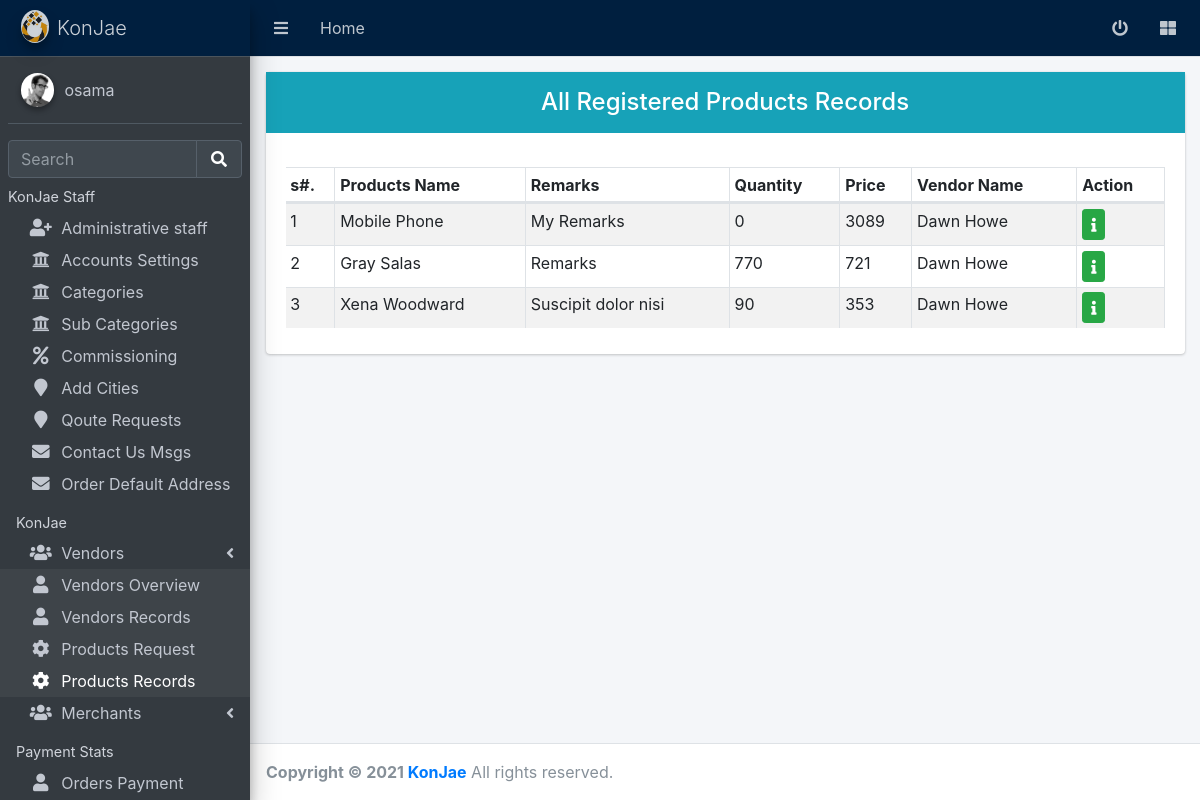
The page /admin/products_records.php (signed in) on the database its author committed.
### tables this page shows
CREATE TABLE `tbl_products` (
  `product_id` int(11) NOT NULL,
  `product_name` varchar(255) NOT NULL,
  `product_desc` longtext NOT NULL,
  `product_feature_image` varchar(255) NOT NULL,
  `product_price` int(11) NOT NULL,
  `product_remarks` longtext NOT NULL,
  `product_quantity` int(11) NOT NULL,
  `vendor_id` bigint(20) NOT NULL,
  `prod_id_unique` varchar(255) NOT NULL,
  `product_status` enum('approved','rejected','pending','disabled') NOT NULL DEFAULT 'pending',
  `created_at` timestamp NOT NULL DEFAULT current_timestamp()
);

CREATE TABLE `tbl_vendors` (
  `vendor_id` int(11) NOT NULL,
  `vend_name` varchar(255) NOT NULL,
  `vend_mobile` varchar(255) NOT NULL,
  `vend_email` varchar(255) NOT NULL,
  `vend_pass` varchar(255) NOT NULL,
  `vend_business_name` varchar(255) DEFAULT NULL,
  `vend_logo` varchar(255) DEFAULT NULL,
  `vend_remarks` longtext DEFAULT NULL,
  `vend_memberships` tinyint(4) NOT NULL DEFAULT 0,
  `created_at` timestamp NOT NULL DEFAULT current_timestamp()
);

### admin/products_records.php (the view, shortened to what this page needs)
<?php
include "header.php";
if(isset($_SESSION['admin'])){
?>
<body class="hold-transition sidebar-mini layout-fixed">
<div class="wrapper">
  <?php
  include('top-bar.php');
  ?>
  <?php
include "navbar.php"
?>
  <div class="content-wrapper">
    <div class="content-header">
      <div class="container-fluid">
        <div class="row mb-2">
          <div class="col-md-12">
            <div class="card">
              <div class="card-heading">
                <h4 class="h4 text-center p-3 bg-info">All Registered Products Records</h4>
              </div>
              <div class="card-body">
                <div class="table-responsive">
                  <table class="table table-striped table-sm table-hover table-bordered table-condenced" id="table_">
                    <thead>
                      <th>s#.</th>
                      <th>Products Name</th>
                      <th>Remarks</th>
                      <th>Quantity</th>
                      <th>Price</th>
                      <th>Vendor Name</th>
                      <th>Action</th>
                    </thead>
                    <tbody>
                   <?php
                   $userdata=$conn->query("SELECT tbl_products.*, tbl_vendors.vend_name FROM (`tbl_products` INNER JOIN tbl_vendors ON tbl_vendors.vendor_id = tbl_products.vendor_id) WHERE tbl_products.product_status != 'pending' ");
                   $count=0;
                   while($row=$userdata->fetch_assoc()):
                   $count++;
                   ?>
                   <tr>
                    <td><?=$count;?></td>
                    <td><?=$row['product_name'];?></td>
                    <td><?=$row['product_remarks'];?></td>
                    <td><?=$row['product_quantity'];?></td>
                    <td><?=$row['product_price'];?></td>
                    <td><?=$row['vend_name'];?></td>
                    <td>
                    <a class="btn btn-success btn-sm" href="product_info.php?p_id=<?=$row['product_id'];?>"><i class="fa fa-info"></i> </a>
                    </td>
                   </tr>
                   <?php endwhile;?>
                    </tbody>
                  </table>
                </div>
              </div>
            </div>
          </div>
        </div>
      </div>
    </div>
  </div>
</div>
</body>
<?php include "footer.php";
?>
<?php
}else{
    unset($_SESSION['admin']);
    header('location:login.php');
    ob_end_flush();
}
?>

### admin/header.php (shortened to what this page needs)
<!DOCTYPE html>
<html lang="en">
<head>
  <link rel="stylesheet" href="../common/plugins/fontawesome-free/css/all.min.css">
  <link rel="stylesheet" href="../common/plugins/tempusdominus-bootstrap-4/css/tempusdominus-bootstrap-4.min.css">
  <link rel="stylesheet" href="../common/plugins/icheck-bootstrap/icheck-bootstrap.min.css">
  <link rel="stylesheet" href="../common/plugins/jqvmap/jqvmap.min.css">
  <link rel="stylesheet" href="../common/dist/css/adminlte.min.css">
  <link rel="stylesheet" href="../common/plugins/overlayScrollbars/css/OverlayScrollbars.min.css">
  <link rel="stylesheet" href="../common/plugins/chart.js/Chart.min.css">
  <link rel="stylesheet" href="../common/plugins/chart.js/Chart.css">
  <link rel="stylesheet" href="../common/plugins/daterangepicker/daterangepicker.css">
  <link rel="stylesheet" href="../common/plugins/summernote/summernote-bs4.min.css">
  <link rel="stylesheet" href="../common/plugins/sweetalert2-theme-bootstrap-4/bootstrap-4.min.css">
  <link rel="stylesheet" href="../common/plugins/toastr/toastr.min.css">
  <link rel="stylesheet" href="../common/plugins/datatables-bs4/css/dataTables.bootstrap4.min.css">
  <link rel="stylesheet" href="../common/plugins/datatables-responsive/css/responsive.bootstrap4.min.css">
</head>

### admin/top-bar.php (shortened to what this page needs)
<nav class="main-header navbar navbar-expand navbar-dark navbar-navy">
    <ul class="navbar-nav">
      <li class="nav-item">
        <a class="nav-link" data-widget="pushmenu" href="#" role="button"><i class="fas fa-bars"></i></a>
      </li>
      <li class="nav-item d-none d-sm-inline-block">
        <a href="index.php" class="nav-link">Home</a>
      </li>
    </ul>
    <ul class="navbar-nav ml-auto">
    <li class="nav-item dropdown">
        <a class="nav-link" data-toggle="dropdown" href="#">
          <i class="fas fa-power-off"></i>
        </a>
      </li>
      <li class="nav-item">
        <a class="nav-link" data-widget="control-sidebar" data-slide="true" href="#" role="button">
          <i class="fas fa-th-large"></i>
        </a>
      </li>
    </ul>
  </nav>

### admin/navbar.php (shortened to what this page needs)
<?php
include "header.php";
?>
<aside class="main-sidebar sidebar-dark-primary elevation-4">
    <a href="index.php" class="brand-link navbar-navy">
      <img src="../img/favicon.png" alt="KonJae" class="brand-image img-circle elevation-3" style="opacity: .8">
      <span class="brand-text font-weight-light">KonJae</span>
    </a>
    <div class="sidebar">
      <div class="user-panel mt-3 pb-3 mb-3 d-flex">
        <div class="image">
          <img src="../common/dist/img/user2-160x160.jpg" class="img-circle elevation-2" alt="User Image">
        </div>
        <div class="info">
          <a href="#" class="d-block">
          <?php
            echo $_SESSION['admin']['name']
            ?>
          </a>
        </div>
      </div>
      <div class="form-inline">
        <div class="input-group" data-widget="sidebar-search">
          <input class="form-control form-control-sidebar" type="search" placeholder="Search" aria-label="Search">
          <div class="input-group-append">
            <button class="btn btn-sidebar">
              <i class="fas fa-search fa-fw"></i>
            </button>
          </div>
        </div>
      </div>
      <nav class="mt-2">
        <ul class="nav nav-pills nav-sidebar flex-column nav-compact nav-legacy" data-widget="treeview" role="menu" data-accordion="false">
        <li class="nav-header">KonJae Staff</li>
          <li class="nav-item">
            <a href="admin_staff.php" class="nav-link">
              <i class="fa fa-user-plus nav-icon"></i>
              <p>Administrative staff</p>
            </a>
          </li>
          <li class="nav-item">
            <a href="account_setting.php" class="nav-link">
              <i class="fa fa-university nav-icon"></i>
              <p>Accounts Settings</p>
            </a>
          </li>
          <li class="nav-item">
            <a href="categories.php" class="nav-link">
              <i class="fa fa-university nav-icon"></i>
              <p>Categories</p>
            </a>
          </li>
          <li class="nav-item">
            <a href="sub_categories.php" class="nav-link">
              <i class="fa fa-university nav-icon"></i>
              <p>Sub Categories</p>
            </a>
          </li>
          <li class="nav-item">
            <a href="commession_setting.php" class="nav-link">
              <i class="fa fa-percent  nav-icon"></i>
              <p>Commissioning</p>
            </a>
          </li>
          <li class="nav-item">
            <a href="add_cities.php" class="nav-link">
              <i class="fa fa-map-marker  nav-icon"></i>
              <p>Add Cities</p>
            </a>
          </li>
          <li class="nav-item">
            <a href="qoute_request.php" class="nav-link">
              <i class="fa fa-map-marker  nav-icon"></i>
              <p>Qoute Requests</p>
            </a>
          </li>
          <li class="nav-item">
            <a href="contact-us-msgs.php" class="nav-link">
              <i class="fa fa-envelope nav-icon"></i>
              <p>Contact Us Msgs</p>
            </a>
          </li>
          <li class="nav-item">
            <a href="address-vendor.php" class="nav-link">
              <i class="fa fa-envelope nav-icon"></i>
              <p>Order Default Address</p>
            </a>
          </li>
        <li class="nav-header">KonJae</li>
        <li class="nav-item has-treeview">
            <a href="#" class="nav-link">
              <i class="nav-icon fa fa-users"></i>
              <p>
                Vendors
                <i class="fas fa-angle-left right"></i>
              </p>
            </a>
            <ul class="nav nav-treeview">
            <li class="nav-item">
                <a href="vendor_overview.php" class="nav-link">
                  <i class="fa fa-user nav-icon"></i>
                  <p>Vendors Overview</p>
                </a>
              </li>
              <li class="nav-item">
                <a href="vendor_records.php" class="nav-link">
                  <i class="fa fa-user nav-icon"></i>
                  <p>Vendors Records</p>
                </a>
              </li>
              <li class="nav-item" id="sha">
                <a href="products_request.php" class="nav-link">
                  <i class="nav-icon fa fa-cog"></i>
                  <p>
                  Products Request
                  </p>
                </a>
              </li>
              <li class="nav-item" id="sha">
                <a href="products_records.php" class="nav-link">
                  <i class="nav-icon fa fa-cog"></i>
                  <p>
                  Products Records
                  </p>
                </a>
              </li>
            </ul>
          </li>
          <li class="nav-item has-treeview">
            <a href="#" class="nav-link">
              <i class="nav-icon fa fa-users"></i>
              <p>
                Merchants
                <i class="fas fa-angle-left right"></i>
              </p>
            </a>
          </li>
          <li class="nav-header">Payment Stats</li>
          <li class="nav-item">
              <a href="order_payment.php" class="nav-link">
                <i class="fa fa-user nav-icon"></i>
                <p>Orders Payment</p>
              </a>
            </li>
        </ul>
      </nav>
    </div>
  </aside>

### admin/footer.php (shortened to what this page needs)
<footer class="main-footer">
    <strong>Copyright &copy; 2021 <a href="#">KonJae</a></strong>
    All rights reserved.
  </footer>
</body>

### rows shown on the page
tbl_products: product_name "Mobile Phone", product_remarks "My Remarks", product_quantity "0", product_price "3089", vendor.vend_name "Dawn Howe"
tbl_products: product_name "Gray Salas", product_remarks "Remarks", product_quantity "770", product_price "721", vendor.vend_name "Dawn Howe"
tbl_products: product_name "Xena Woodward", product_remarks "Suscipit dolor nisi", product_quantity "90", product_price "353", vendor.vend_name "Dawn Howe"

### other values the page prints
$_SESSION['admin']['name'] "osama"
